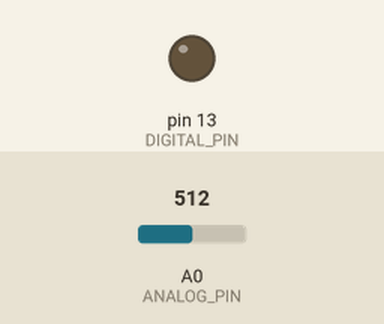
This sketch was run on a simulated Arduino Uno, built with avr-gcc and run on an emulated ATmega328P. Shown: output pins drawn as LEDs (lit = HIGH). The inputs (shaded band) are chosen by the test bench; at power-on: A0 (ANALOG_PIN) = 512. What the sketch prints to the serial monitor is not drawn.

Above: at 0.1 s.
At 15.1 s:
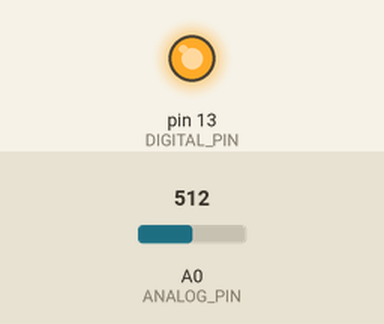
Timing chart, 0 to 16.6 s (numbered marks = the images above):
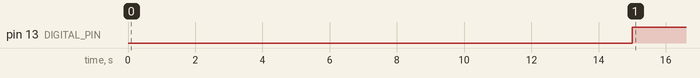

The sketch:

processing.ino
```cpp
int ANALOG_PIN = A0, DIGITAL_PIN = 13, flag, counter;

void setup() {
  Serial.begin(9600);
  pinMode(DIGITAL_PIN, OUTPUT);

  counter = 500;
  flag = 0;
}

void loop() {
  if (counter > 0) {
    digitalWrite(DIGITAL_PIN, LOW);
    counter--;
  } else {
    digitalWrite(DIGITAL_PIN, HIGH);
    Serial.println(analogRead(ANALOG_PIN));
  }
  delay(30);
}
```

Measured:
- by itself, pin 13 (DIGITAL_PIN): LOW → HIGH at 15.0 s
